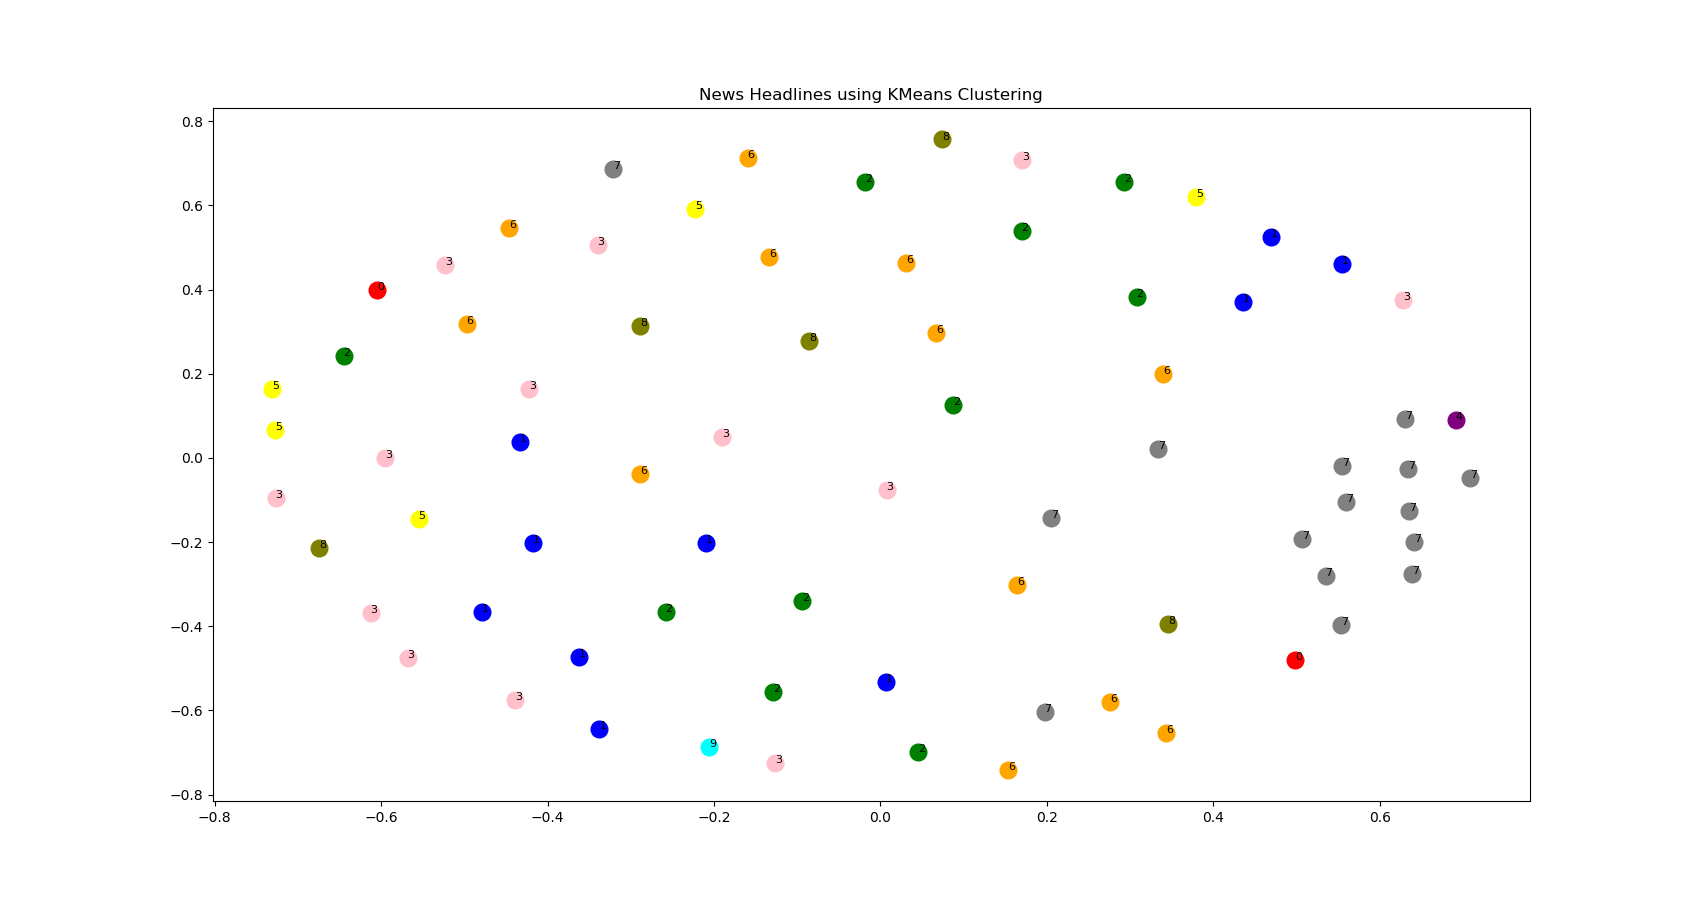

Reproduce this figure in Python.
from nltk.tokenize import word_tokenize, sent_tokenize
from nltk.corpus import stopwords
from nltk.stem.snowball import SnowballStemmer
from sklearn.feature_extraction.text import TfidfVectorizer
from sklearn.metrics.pairwise import cosine_similarity
from sklearn.manifold import MDS
import matplotlib.pyplot as plt
import pandas as pd
from sklearn.cluster import KMeans
import os
import nltk

#nltk.download()
path = os.path.abspath(os.path.dirname(__file__))

stateDct={}
# Tokenizer to return stemmed words, we use this
def tokenize_and_stem(s):
    # declaring stemmer and stopwords language
    stemmer = SnowballStemmer("spanish", ignore_stopwords=True)
    stop_words = set(stopwords.words("spanish"))
    words = word_tokenize(s)
    filtered = [w for w in words if w not in stop_words and w != "<" and w != "!" and w != ">" and not w.isdigit()]
    stems = [stemmer.stem(t) for t in filtered]
    return stems

id = 0

def formatter(x, stop_words):
    global id
    id += 1
    stateDct[id] = str(x).split("<<<>>>")[0]
    return str(id)+"!!!! "+' '.join([word for word in x.split() if word not in stop_words])

def main():

    data = pd.read_csv(os.path.join(path, 'json.txt'), names=['text'])
    # text data in dataframe and removing stops words
    stop_words = set(stopwords.words('spanish'))
    #print(stop_words)
    data['text'] = data['text'].apply(lambda x: formatter(x,stop_words))
    #print(data)
    # Using TFIDF vectorizer to convert convert words to Vector Space
    tfidf_vectorizer = TfidfVectorizer(max_features=200000,
                                       use_idf=True,
                                       stop_words=None,
                                       tokenizer=tokenize_and_stem)


    
    # Fit the vectorizer to text data
    tfidf_matrix = tfidf_vectorizer.fit_transform(data['text'])
    terms = tfidf_vectorizer.get_feature_names()
    #print(terms)

    # Kmeans++
    km = KMeans(n_clusters=10, init='k-means++', max_iter=300, n_init=1, verbose=0, random_state=3425)
    km.fit(tfidf_matrix)
    labels = km.labels_
    clusters = labels.tolist()
    
    # Calculating the distance measure derived from cosine similarity
    distance = 1 - cosine_similarity(tfidf_matrix)

    # Dimensionality reduction using Multidimensional scaling (MDS)
    mds = MDS(n_components=2, dissimilarity="precomputed", random_state=1)
    pos = mds.fit_transform(distance)
    xs, ys = pos[:, 0], pos[:, 1]

    # Saving cluster visualization after mutidimensional scaling
    for x, y, in zip(xs, ys):
        plt.scatter(x, y)
    plt.title('News Headlines after MDS')
    plt.savefig(os.path.join(path, 'MDS1.png'))

    # Creating dataframe containing reduced dimensions, identified labels and text data for plotting KMeans output
    df = pd.DataFrame(dict(label=clusters, data=(data['text']), x=xs, y=ys))
    df.to_csv(os.path.join(path, 'kmeans_dataframe1.txt'), sep='\t')

    label_color_map = {0: 'red',
                       1: 'blue',
                       2: 'green',
                       3: 'pink',
                       4: 'purple',
                       5: 'yellow',
                       6: 'orange',
                       7: 'gray',
                       8: 'olive',
                       9: 'cyan'
                       }

    csv = open(os.path.join(path, 'kmeans_clusters1.txt'), 'w')
    
    fig, ax = plt.subplots(figsize=(17, 9))

    mydict = {}
    lst = []
    for index, row in (df.iterrows()):
        cluster = row['label']
        label_color = label_color_map[row['label']]
        label_text = str(row['data'])
        ax.plot(row['x'], row['y'], marker='o', ms=12, c=label_color)
        row = label_text
        if cluster in mydict:
            mydict[cluster].append(row)
        else:
            lst = []
            lst.append(row)
            mydict[cluster] = lst
        #csv.write(row)
    
    for row in mydict.iteritems():
        for x in row[1]:
            temp = x.split("<<<>>>")[0]
            rowid = temp.split("!!!!")[0]
            writestr = str(row[0]) + "\t" + stateDct[int(rowid)] + "<<<>>>" + x.split("<<<>>>")[1]+ "\n"
            csv.write(writestr)

    for i in range(len(df)):
        ax.text(df.ix[i]['x'], df.ix[i]['y'], df.ix[i]['label'], size=8)

    plt.title('News Headlines using KMeans Clustering')
    plt.savefig(os.path.join(path, 'kmeans1.png'))


if __name__ == '__main__':
    main()